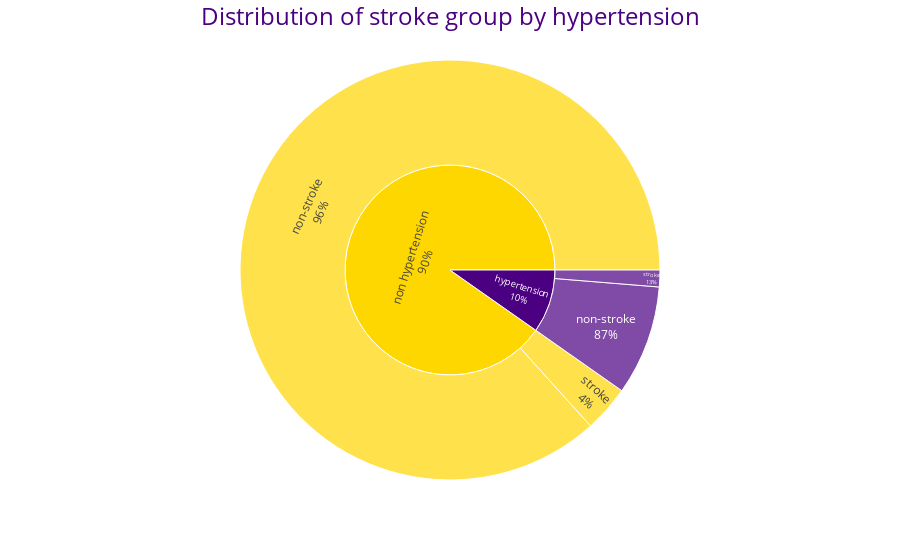

Here is the notebook cell this chart was saved with:
### Code cell
# sunburst
fig = px.sunburst(stroke_on_hyper, path = ['hypertension', 'stroke'], values = 'count', color = 'hypertension',
                 color_discrete_map = {'non hypertension': 'gold', 'hypertension': 'indigo'})

fig.update_layout(annotations = [dict(text = 'Distribution of stroke group by hypertension', 
                                      x = 0.5, y = 1.15, font_size = 24, showarrow = False, 
                                      font_color = 'indigo')])

fig.update_traces(textinfo = 'label + percent parent')
                  
fig.show()

### Figure 1 — Plotly figure (JSON) as saved in the notebook; plotly's stock layout.template omitted (floating-point values rounded to 4 significant figures)
{"data": [{"branchvalues": "total", "customdata": [["hypertension"], ["non hypertension"], ["hypertension"], ["non hypertension"], ["hypertension"], ["non hypertension"]], "domain": {"x": [0, 1], "y": [0, 1]}, "hovertemplate": "labels=%{label}<br>count=%{value}<br>parent=%{parent}<br>id=%{id}<br>hypertension=%{customdata[0]}<extra></extra>", "ids": ["hypertension/stroke", "non hypertension/stroke", "hypertension/non-stroke", "non hypertension/non-stroke", "hypertension", "non hypertension"], "labels": ["stroke", "stroke", "non-stroke", "non-stroke", "hypertension", "non hypertension"], "marker": {"colors": ["indigo", "gold", "indigo", "gold", "indigo", "gold"]}, "name": "", "parents": ["hypertension", "non hypertension", "hypertension", "non hypertension", "", ""], "textinfo": "label+percent parent", "type": "sunburst", "values": [66, 183, 432, 4429, 498, 4612]}], "layout": {"annotations": [{"font": {"color": "indigo", "size": 24}, "showarrow": false, "text": "Distribution of stroke group by hypertension", "x": 0.5, "y": 1.15}], "legend": {"tracegroupgap": 0}, "margin": {"t": 60}}}
